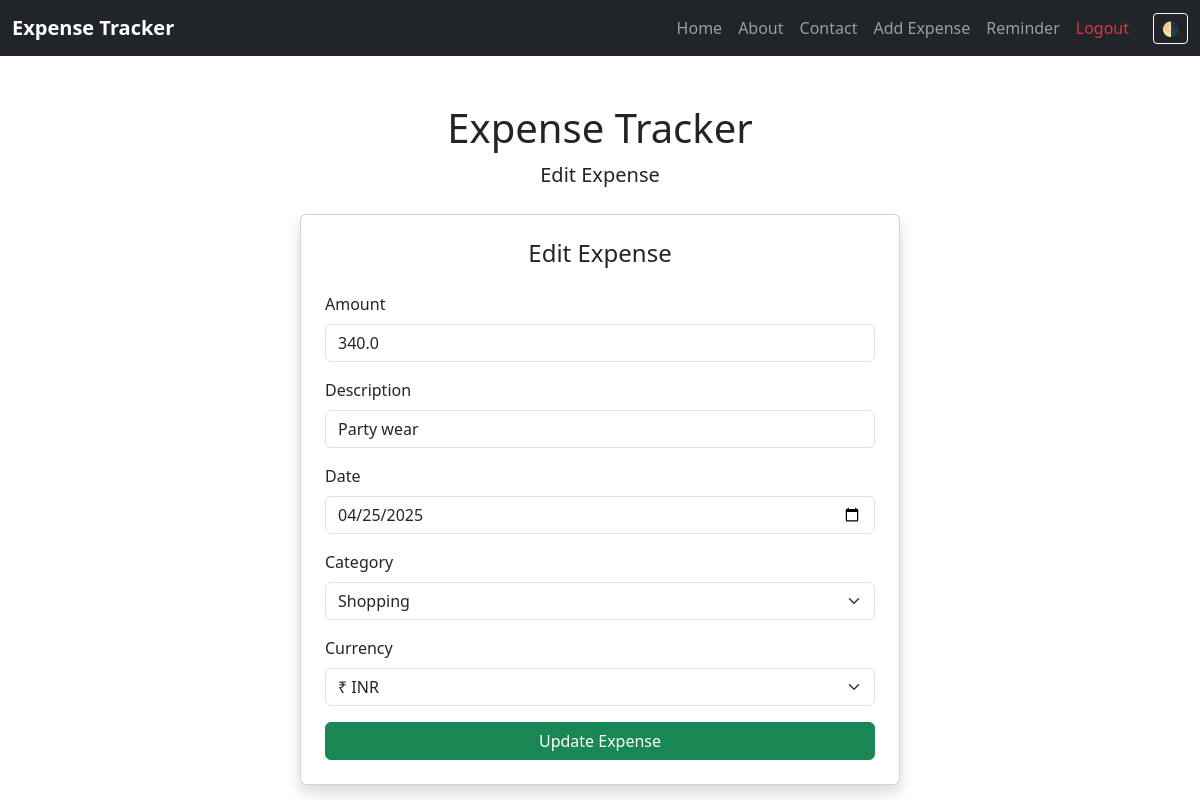
Screenshot of /edit/3 (signed in) with the database file from the repository.
### app.py (models this page shows)
class Expense(db.Model):
    id = db.Column(db.Integer, primary_key=True)
    amount = db.Column(db.Float, nullable=False)
    description = db.Column(db.String(255), nullable=False)
    date = db.Column(db.Date, nullable=False)
    category = db.Column(db.String(50), nullable=False)
    user_id = db.Column(db.Integer, db.ForeignKey('user.id'), nullable=False)

### app.py (the view, shortened to what this page needs)
@app.route('/edit/<int:expense_id>', methods=['GET', 'POST'])
@login_required
def edit_expense(expense_id):
    expense = Expense.query.get_or_404(expense_id)
    if expense.user_id != current_user.id:
        abort(403)
    return render_template('edit_expense.html', expense=expense)

### app.py (called while the page is built)
@login_manager.user_loader
def load_user(user_id):
    return User.query.get(int(user_id))

### templates/edit_expense.html (shortened to what this page needs)
{% extends 'base.html' %}
{% block content %}
<div class="container mt-5">
    <div class="text-center mb-4">
        <h1>Expense Tracker</h1>
        <p class="lead">Edit Expense</p>
    </div>
    <div class="card p-4 shadow" style="max-width: 600px; margin: 0 auto;">
        <h4 class="text-center mb-4">Edit Expense</h4>
        <form method="POST">
            <div class="mb-3">
                <label for="amount" class="form-label">Amount</label>
                <input type="number" step="0.01" name="amount" class="form-control" value="{{ expense.amount }}" required>
            </div>
            <div class="mb-3">
                <label for="description" class="form-label">Description</label>
                <input type="text" name="description" class="form-control" value="{{ expense.description }}" required>
            </div>
            <div class="mb-3">
                <label for="date" class="form-label">Date</label>
                <input type="date" name="date" class="form-control" value="{{ expense.date }}" required>
            </div>
            <div class="mb-3">
                <label for="category" class="form-label">Category</label>
                <select name="category" class="form-select" required>
                    <option value="Shopping" {% if expense.category == "Shopping" %}selected{% endif %}>Shopping</option>
                </select>
            </div>
            <div class="mb-3">
                <label for="currency" class="form-label">Currency</label>
                <select name="currency" class="form-select" required>
                    <option value="INR" {% if expense.currency == "INR" %}selected{% endif %}>₹ INR</option>
                </select>
            </div>
            <button type="submit" class="btn btn-success w-100">Update Expense</button>
        </form>
    </div>
</div>
{% endblock %}

### rows the page displays
Expense: amount "340.0", description "Party wear", date "04/25/2025", category "Shopping"
